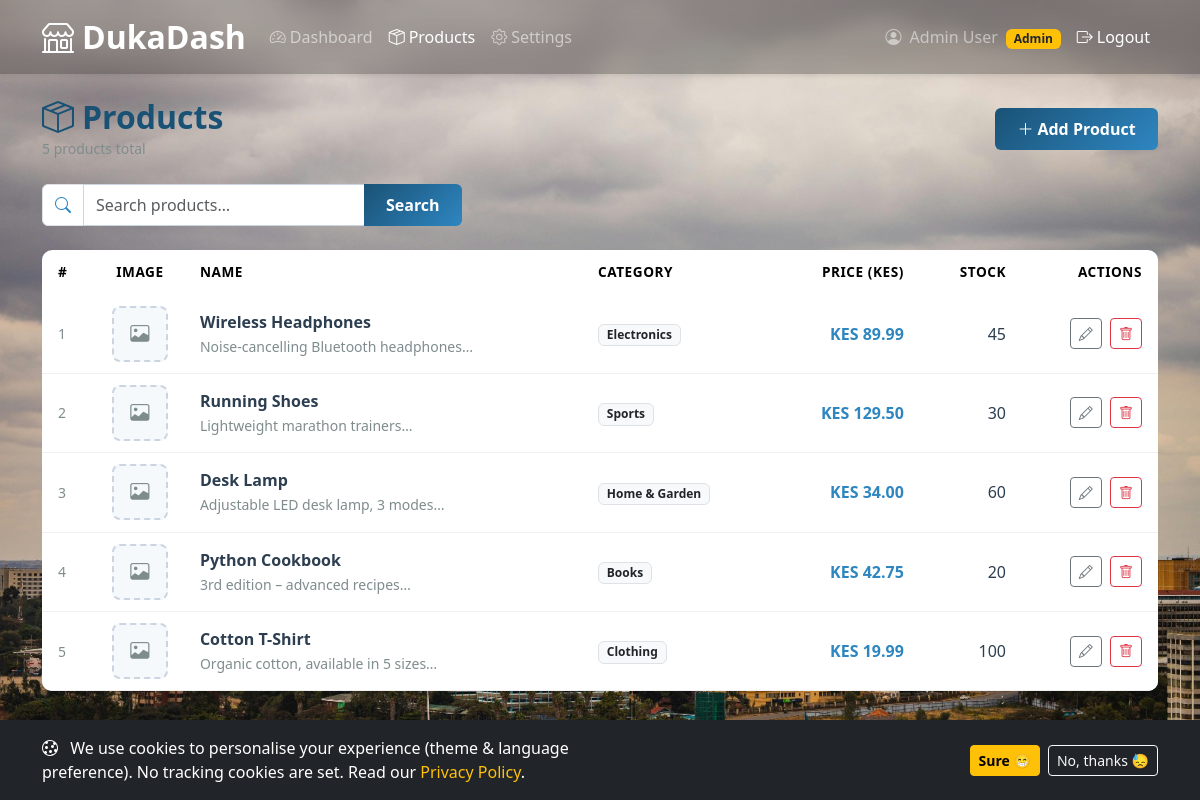
The page /products.php (signed in) on the database its author committed.
### tables this page shows
CREATE TABLE IF NOT EXISTS users (
    id            INT UNSIGNED AUTO_INCREMENT PRIMARY KEY,
    name          VARCHAR(100) NOT NULL,
    email         VARCHAR(150) NOT NULL UNIQUE,
    password_hash VARCHAR(255) NOT NULL,                    
    role          ENUM('admin','user') NOT NULL DEFAULT 'user',
    theme_pref    ENUM('light','dark') NOT NULL DEFAULT 'light',
    lang_pref     ENUM('en','fr','es') NOT NULL DEFAULT 'en',
    created_at    TIMESTAMP NOT NULL DEFAULT CURRENT_TIMESTAMP,
    updated_at    TIMESTAMP NOT NULL DEFAULT CURRENT_TIMESTAMP ON UPDATE CURRENT_TIMESTAMP
);

CREATE TABLE IF NOT EXISTS products (
    id          INT UNSIGNED AUTO_INCREMENT PRIMARY KEY,
    name        VARCHAR(200) NOT NULL,
    description TEXT,
    price       DECIMAL(10,2) NOT NULL DEFAULT 0.00,
    stock       INT UNSIGNED NOT NULL DEFAULT 0,
    category_id INT UNSIGNED NOT NULL,
    image_url   VARCHAR(500) DEFAULT NULL,                
    created_by  INT UNSIGNED NOT NULL,
    created_at  TIMESTAMP NOT NULL DEFAULT CURRENT_TIMESTAMP,
    updated_at  TIMESTAMP NOT NULL DEFAULT CURRENT_TIMESTAMP ON UPDATE CURRENT_TIMESTAMP,
    CONSTRAINT fk_product_category FOREIGN KEY (category_id) REFERENCES categories(id),
    CONSTRAINT fk_product_creator  FOREIGN KEY (created_by)  REFERENCES users(id)
);

CREATE TABLE IF NOT EXISTS categories (
    id   INT UNSIGNED AUTO_INCREMENT PRIMARY KEY,
    name VARCHAR(80) NOT NULL UNIQUE
);

### backend/includes/auth.php (called while the page is built, shortened)
<?php
function getCurrentUser(): ?array
{
    $pdo  = getDB();
    $stmt = $pdo->prepare('SELECT id, name, email, role, theme_pref, lang_pref FROM users WHERE id = ?');
    $stmt->execute([$_SESSION['user_id']]);
    return $stmt->fetch() ?: null;
}

### backend/includes/helpers.php (called while the page is built, shortened)
<?php
function esc(string $value): string
{
    return htmlspecialchars($value, ENT_QUOTES | ENT_HTML5, 'UTF-8');
}

### products.php (the view, shortened to what this page needs)
<?php
$pdo    = getDB();
$search = trim($_GET['search'] ?? '');
if ($search !== '') {
    $countRow = $pdo->prepare('SELECT COUNT(*) FROM products WHERE name LIKE ?');
    $countRow->execute(['%' . $search . '%']);
} else {
    $countRow = $pdo->query('SELECT COUNT(*) FROM products');
}
$totalRows = (int)$countRow->fetchColumn();
$paging = paginate($totalRows, 10);
$query = 'SELECT p.*, c.name AS category_name
          FROM products p
          LEFT JOIN categories c ON c.id = p.category_id';
$params = [];
$query .= ' ORDER BY p.created_at DESC LIMIT ? OFFSET ?';
$params[] = $paging['per_page'];
$params[] = $paging['offset'];
$stmt     = $pdo->prepare($query);
$stmt->execute($params);
$products = $stmt->fetchAll();
include __DIR__ . '/backend/includes/header.php';
?>
<div class="d-flex flex-wrap justify-content-between align-items-center mb-4 gap-2">
    <div>
        <h2 class="mb-0 fw-bold" style="color: var(--clr-primary);">
            <i class="bi bi-box-seam me-2"></i>Products
        </h2>
        <small class="text-clr-muted"><?= (int)$totalRows ?> product<?= $totalRows !== 1 ? 's' : '' ?> total</small>
    </div>
    <a href="products.php?action=create" class="btn btn-primary-custom">
        <i class="bi bi-plus-lg me-1"></i>Add Product
    </a>
</div>
<form method="GET" action="products.php" class="mb-4">
    <div class="input-group" style="max-width:420px;">
        <span class="input-group-text bg-white">
            <i class="bi bi-search" style="color:var(--clr-primary-lt);"></i>
        </span>
        <input type="text" name="search" class="form-control"
               placeholder="Search products…"
               value="<?= esc($search) ?>" />
        <button type="submit" class="btn btn-primary-custom">Search</button>
    </div>
</form>
<div class="table-responsive">
    <table class="table table-custom">
        <thead>
            <tr>
                <th>#</th>
                <th style="width:70px;" class="text-center">Image</th>
                <th>Name</th>
                <th>Category</th>
                <th class="text-end">Price (KES)</th>
                <th class="text-end">Stock</th>
                <th class="text-end">Actions</th>
            </tr>
        </thead>
        <tbody>
            <?php if (empty($products)): ?>
            <tr>
                <td colspan="7" class="text-center text-clr-muted py-4">
                    <i class="bi bi-inbox me-2"></i>No products found.
                </td>
            </tr>
            <?php else: ?>
            <?php foreach ($products as $p): ?>
            <tr>
                <td class="text-clr-muted small"><?= (int)$p['id'] ?></td>
                <td class="text-center" style="width:70px;">
                    <?php if (!empty($p['image_url'])): ?>
                        <img src="<?= esc($p['image_url']) ?>"
                             alt="<?= esc($p['name']) ?>"
                             class="product-thumb"
                             onerror="this.onerror=null;this.src='';this.parentNode.innerHTML='<span class=\'thumb-placeholder\'><i class=\'bi bi-image text-clr-muted\'></i></span>';" />
                    <?php else: ?>
                        <span class="thumb-placeholder">
                            <i class="bi bi-image text-clr-muted"></i>
                        </span>
                    <?php endif; ?>
                </td>
                <td>
                    <strong><?= esc($p['name']) ?></strong>
                    <?php if (!empty($p['description'])): ?>
                        <br /><small class="text-clr-muted"><?= esc(mb_substr($p['description'], 0, 60)) ?>…</small>
                    <?php endif; ?>
                </td>
                <td>
                    <span class="badge bg-light text-dark border">
                        <?= esc($p['category_name']) ?>
                    </span>
                </td>
                <td class="text-end fw-semibold" style="color:var(--clr-primary-lt);">
                    KES <?= number_format((float)$p['price'], 2) ?>
                </td>
                <td class="text-end"><?= (int)$p['stock'] ?></td>
                <td class="text-end">
                    <a href="products.php?action=edit&amp;id=<?= (int)$p['id'] ?>"
                       class="btn btn-sm btn-outline-secondary me-1" title="Edit">
                        <i class="bi bi-pencil"></i>
                    </a>
                    <button type="button"
                            class="btn btn-sm btn-outline-danger"
                            data-bs-toggle="modal" data-bs-target="#deleteModal"
                            data-product-id="<?= (int)$p['id'] ?>"
                            data-product-name="<?= esc($p['name']) ?>"
                            title="Delete">
                        <i class="bi bi-trash"></i>
                    </button>
                </td>
            </tr>
            <?php endforeach; ?>
            <?php endif; ?>
        </tbody>
    </table>
</div>
<?php
include __DIR__ . '/backend/includes/footer.php';
?>

### backend/includes/header.php (shortened to what this page needs)
<?php
$user       = getCurrentUser();
?>
<!DOCTYPE html>
<html lang="en">
<head>
    <link rel="stylesheet"
          href="https://cdn.jsdelivr.net/npm/bootstrap@5.3.2/dist/css/bootstrap.min.css"
 />
    <link rel="stylesheet"
          href="https://cdn.jsdelivr.net/npm/bootstrap-icons@1.11.3/font/bootstrap-icons.min.css" />
    <link rel="stylesheet" href="frontend/css/style.css" />
</head>
<body class="min-vh-100 d-flex flex-column">
<div id="cookieBanner"
     class="fixed-bottom bg-dark text-white p-3 shadow-lg"
     style="display:none; z-index:1100;">
    <div class="container d-flex flex-wrap align-items-center justify-content-between gap-3">
        <p class="mb-0" style="max-width:600px;">
            <i class="bi bi-cookie me-2"></i>
            We use cookies to personalise your experience (theme &amp; language preference).
            No tracking cookies are set.
            Read our <a href="privacy.php" class="text-decoration-none text-warning">Privacy Policy</a>.
        </p>
        <div class="d-flex gap-2">
            <button class="btn btn-warning btn-sm fw-semibold" id="acceptCookies">Sure 😁</button>
            <button class="btn btn-outline-light btn-sm"       id="declineCookies">No, thanks 😓</button>
        </div>
    </div>
</div>
<nav class="navbar navbar-expand-lg navbar-dark shadow-sm" style="background: rgba(0, 0, 0, 0.25); backdrop-filter: blur(8px)">
    <div class="container">
        <a class="navbar-brand fw-bolder fs-2" href="index.php">
            <i class="bi bi-shop me-2"></i>DukaDash
        </a>
        <div class="collapse navbar-collapse" id="navMenu">
            <ul class="navbar-nav me-auto">
<?php if ($user): ?>
                <li class="nav-item">
                    <a class="nav-link <?= basename($_SERVER['SCRIPT_FILENAME']) === 'dashboard.php' ? 'active' : '' ?>"
                       href="dashboard.php">
                        <i class="bi bi-speedometer2 me-1"></i>Dashboard
                    </a>
                </li>
                <li class="nav-item">
                    <a class="nav-link <?= basename($_SERVER['SCRIPT_FILENAME']) === 'products.php' ? 'active' : '' ?>"
                       href="products.php">
                        <i class="bi bi-box-seam me-1"></i>Products
                    </a>
                </li>
                <li class="nav-item">
                    <a class="nav-link <?= basename($_SERVER['SCRIPT_FILENAME']) === 'settings.php' ? 'active' : '' ?>"
                       href="settings.php">
                        <i class="bi bi-gear me-1"></i>Settings
                    </a>
                </li>
<?php endif; ?>
            </ul>
            <ul class="navbar-nav">
<?php if ($user): ?>
                <li class="nav-item">
                    <span class="nav-link text-white-50 small">
                        <i class="bi bi-person-circle me-1"></i>
                        <?= esc($user['name']) ?>
                        <?php if ($user['role'] === 'admin'): ?>
                            <span class="badge bg-warning text-dark ms-1">Admin</span>
                        <?php endif; ?>
                    </span>
                </li>
                <li class="nav-item">
                    <a class="nav-link text-white" href="logout.php">
                        <i class="bi bi-box-arrow-right me-1"></i>Logout
                    </a>
                </li>
<?php endif; ?>
            </ul>
        </div>
    </div>
</nav>
<main class="container flex-grow-1 py-4">

### backend/includes/footer.php (shortened to what this page needs)
</main>
<footer class="mt-auto py-3 text-center text-muted small"
        style="background: rgba(0, 0, 0, 0.25); backdrop-filter: blur(8px);">
    <div class="container">
        <span class="text-white-50">
            <a href="privacy.php" class="text-warning text-decoration-none">Privacy Policy</a>
        </span>
    </div>
</footer>
</body>
</html>

### frontend/css/style.css (style rules this page uses)
:root { --clr-primary: #1a5276; --clr-primary-lt: #2e86c1; --clr-accent: #f39c12; --clr-success: #27ae60; --clr-danger: #e74c3c; --clr-bg: #f0f4f8; --clr-card-bg: #ffffff; --clr-text: #2c3e50; --clr-text-muted: #7f8c8d; --shadow-card: 0 2px 12px rgba(0,0,0,.08); --radius: 10px; --transition: .22s ease; }
body { font-family: 'Segoe UI', system-ui, -apple-system, sans-serif; background-image: url('../assets/bg2.jpeg'); background-size: cover; background-position: center; background-repeat: no-repeat; background-attachment: fixed; color: var(--clr-text); }
a { color: var(--clr-primary-lt); text-decoration: none; transition: color var(--transition); }
.form-control, .form-select { border-radius: 6px; border-color: #cbd5e1; background-color: var(--clr-card-bg); color: var(--clr-text); transition: border-color var(--transition), box-shadow var(--transition), background-color var(--transition); }
.btn-primary-custom { background: linear-gradient(135deg, var(--clr-primary), var(--clr-primary-lt)); color: #fff; border: none; border-radius: 6px; padding: .55rem 1.4rem; font-weight: 600; transition: opacity var(--transition), transform var(--transition); }
.table-custom { border-radius: var(--radius); overflow: hidden; box-shadow: var(--shadow-card); }
.table-custom thead { background: linear-gradient(135deg, var(--clr-primary), var(--clr-primary-lt)); color: #fff; }
.table-custom thead th { font-weight: 600; font-size: .85rem; text-transform: uppercase; letter-spacing: .04em; border: none; padding: .75rem 1rem; }
.table-custom tbody tr { background-color: var(--clr-card-bg); transition: background-color var(--transition); }
.table-custom tbody tr:nth-child(even) { background-color: color-mix(in srgb, var(--clr-card-bg) 92%, var(--clr-primary-lt)); }
.table-custom tbody td { border-color: rgba(0,0,0,.06); padding: .7rem 1rem; vertical-align: middle; color: var(--clr-text); }
.text-clr-muted { color: var(--clr-text-muted) !important; }
.thumb-placeholder { width: 56px; height: 56px; border-radius: 8px; border: 2px dashed #cbd5e1; display: flex; align-items: center; justify-content: center; margin: 0 auto; font-size: 1.2rem; color: var(--clr-text-muted); background-color: color-mix(in srgb, var(--clr-card-bg) 95%, var(--clr-primary-lt)); }

### rows shown on the page
users: name "Admin User"
products: id "1", name "Wireless Headphones", description "Noise-cancelling Bluetooth headphones", category.name "Electronics", price "89.99", stock "45"
products: id "2", name "Running Shoes", description "Lightweight marathon trainers", category.name "Sports", price "129.50", stock "30"
products: id "3", name "Desk Lamp", description "Adjustable LED desk lamp, 3 modes", category.name "Home & Garden", price "34.00", stock "60"
products: id "4", name "Python Cookbook", description "3rd edition – advanced recipes", category.name "Books", price "42.75", stock "20"
products: id "5", name "Cotton T-Shirt", description "Organic cotton, available in 5 sizes", category.name "Clothing", price "19.99", stock "100"

### other values the page prints
$totalRows "5"
